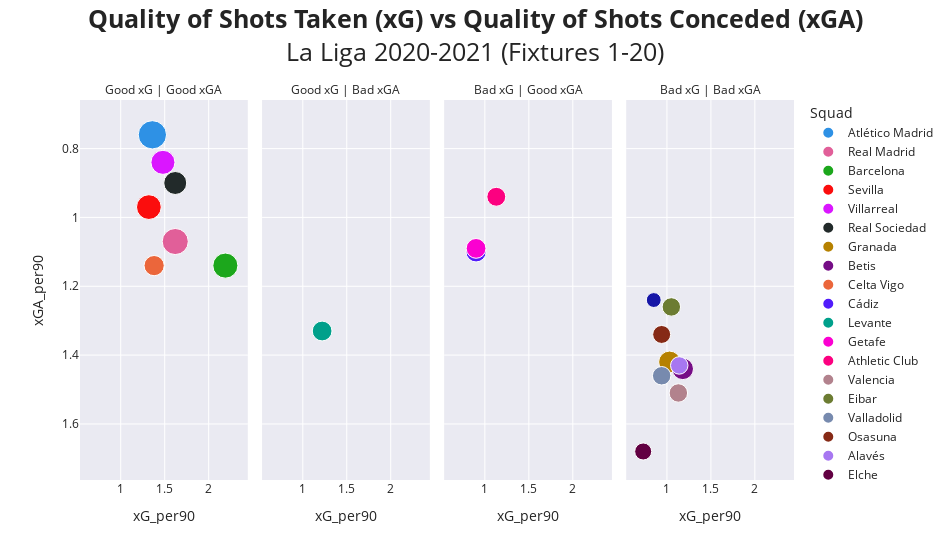

Notebook code cell kept with this figure:
### Code cell
fig = px.scatter(laliga_stats, x= 'xG_per90', y='xGA_per90', size= 'Pts', color= 'Squad', 
                facet_col= 'Status_xG_xGA', opacity= 1, hover_name= 'Squad', hover_data= ['Posicion'], 
                color_discrete_sequence=px.colors.qualitative.Dark24,
                width= 950, template= 'seaborn',                
                category_orders= {'Status_xG_xGA': ['Good xG | Good xGA', 'Good xG | Bad xGA',
                                                    'Bad xG | Good xGA', 'Bad xG | Bad xGA']},
                title= '<b>Quality of Shots Taken (xG) vs Quality of Shots Conceded (xGA)</b><br>La Liga 2020-2021 (Fixtures 1-20)')

fig.for_each_annotation(lambda a: a.update(text=a.text.split("=")[1]))
fig.update_layout(title={'y': 0.95,
                        'xanchor': 'center',
                        'yanchor': 'top'},
                  title_font= dict(size=25))

fig.update_yaxes(autorange="reversed")

fig.show()

### Figure 1 — Plotly figure (JSON) as saved in the notebook; plotly's stock layout.template omitted (floating-point values rounded to 4 significant figures)
{"data": [{"customdata": [[1]], "hovertemplate": "<b>%{hovertext}</b><br><br>Squad=Atlético Madrid<br>Status_xG_xGA=Good xG | Good xGA<br>xG_per90=%{x}<br>xGA_per90=%{y}<br>Pts=%{marker.size}<br>Posicion=%{customdata[0]}<extra></extra>", "hovertext": ["Atlético Madrid"], "legendgroup": "Atlético Madrid", "marker": {"color": "#2E91E5", "opacity": 1, "size": [47], "sizemode": "area", "sizeref": 0.1175, "symbol": "circle"}, "mode": "markers", "name": "Atlético Madrid", "orientation": "v", "showlegend": true, "type": "scatter", "x": [1.36], "xaxis": "x", "y": [0.76], "yaxis": "y"}, {"customdata": [[2]], "hovertemplate": "<b>%{hovertext}</b><br><br>Squad=Real Madrid<br>Status_xG_xGA=Good xG | Good xGA<br>xG_per90=%{x}<br>xGA_per90=%{y}<br>Pts=%{marker.size}<br>Posicion=%{customdata[0]}<extra></extra>", "hovertext": ["Real Madrid"], "legendgroup": "Real Madrid", "marker": {"color": "#E15F99", "opacity": 1, "size": [40], "sizemode": "area", "sizeref": 0.1175, "symbol": "circle"}, "mode": "markers", "name": "Real Madrid", "orientation": "v", "showlegend": true, "type": "scatter", "x": [1.62], "xaxis": "x", "y": [1.07], "yaxis": "y"}, {"customdata": [[3]], "hovertemplate": "<b>%{hovertext}</b><br><br>Squad=Barcelona<br>Status_xG_xGA=Good xG | Good xGA<br>xG_per90=%{x}<br>xGA_per90=%{y}<br>Pts=%{marker.size}<br>Posicion=%{customdata[0]}<extra></extra>", "hovertext": ["Barcelona"], "legendgroup": "Barcelona", "marker": {"color": "#1CA71C", "opacity": 1, "size": [37], "sizemode": "area", "sizeref": 0.1175, "symbol": "circle"}, "mode": "markers", "name": "Barcelona", "orientation": "v", "showlegend": true, "type": "scatter", "x": [2.19], "xaxis": "x", "y": [1.14], "yaxis": "y"}, {"customdata": [[4]], "hovertemplate": "<b>%{hovertext}</b><br><br>Squad=Sevilla<br>Status_xG_xGA=Good xG | Good xGA<br>xG_per90=%{x}<br>xGA_per90=%{y}<br>Pts=%{marker.size}<br>Posicion=%{customdata[0]}<extra></extra>", "hovertext": ["Sevilla"], "legendgroup": "Sevilla", "marker": {"color": "#FB0D0D", "opacity": 1, "size": [36], "sizemode": "area", "sizeref": 0.1175, "symbol": "circle"}, "mode": "markers", "name": "Sevilla", "orientation": "v", "showlegend": true, "type": "scatter", "x": [1.32], "xaxis": "x", "y": [0.97], "yaxis": "y"}, {"customdata": [[5]], "hovertemplate": "<b>%{hovertext}</b><br><br>Squad=Villarreal<br>Status_xG_xGA=Good xG | Good xGA<br>xG_per90=%{x}<br>xGA_per90=%{y}<br>Pts=%{marker.size}<br>Posicion=%{customdata[0]}<extra></extra>", "hovertext": ["Villarreal"], "legendgroup": "Villarreal", "marker": {"color": "#DA16FF", "opacity": 1, "size": [34], "sizemode": "area", "sizeref": 0.1175, "symbol": "circle"}, "mode": "markers", "name": "Villarreal", "orientation": "v", "showlegend": true, "type": "scatter", "x": [1.48], "xaxis": "x", "y": [0.84], "yaxis": "y"}, {"customdata": [[6]], "hovertemplate": "<b>%{hovertext}</b><br><br>Squad=Real Sociedad<br>Status_xG_xGA=Good xG | Good xGA<br>xG_per90=%{x}<br>xGA_per90=%{y}<br>Pts=%{marker.size}<br>Posicion=%{customdata[0]}<extra></extra>", "hovertext": ["Real Sociedad"], "legendgroup": "Real Sociedad", "marker": {"color": "#222A2A", "opacity": 1, "size": [31], "sizemode": "area", "sizeref": 0.1175, "symbol": "circle"}, "mode": "markers", "name": "Real Sociedad", "orientation": "v", "showlegend": true, "type": "scatter", "x": [1.62], "xaxis": "x", "y": [0.9], "yaxis": "y"}, {"customdata": [[7]], "hovertemplate": "<b>%{hovertext}</b><br><br>Squad=Granada<br>Status_xG_xGA=Bad xG | Bad xGA<br>xG_per90=%{x}<br>xGA_per90=%{y}<br>Pts=%{marker.size}<br>Posicion=%{customdata[0]}<extra></extra>", "hovertext": ["Granada"], "legendgroup": "Granada", "marker": {"color": "#B68100", "opacity": 1, "size": [28], "sizemode": "area", "sizeref": 0.1175, "symbol": "circle"}, "mode": "markers", "name": "Granada", "orientation": "v", "showlegend": true, "type": "scatter", "x": [1.03], "xaxis": "x4", "y": [1.42], "yaxis": "y4"}, {"customdata": [[8]], "hovertemplate": "<b>%{hovertext}</b><br><br>Squad=Betis<br>Status_xG_xGA=Bad xG | Bad xGA<br>xG_per90=%{x}<br>xGA_per90=%{y}<br>Pts=%{marker.size}<br>Posicion=%{customdata[0]}<extra></extra>", "hovertext": ["Betis"], "legendgroup": "Betis", "marker": {"color": "#750D86", "opacity": 1, "size": [27], "sizemode": "area", "sizeref": 0.1175, "symbol": "circle"}, "mode": "markers", "name": "Betis", "orientation": "v", "showlegend": true, "type": "scatter", "x": [1.18], "xaxis": "x4", "y": [1.44], "yaxis": "y4"}, {"customdata": [[9]], "hovertemplate": "<b>%{hovertext}</b><br><br>Squad=Celta Vigo<br>Status_xG_xGA=Good xG | Good xGA<br>xG_per90=%{x}<br>xGA_per90=%{y}<br>Pts=%{marker.size}<br>Posicion=%{customdata[0]}<extra></extra>", "hovertext": ["Celta Vigo"], "legendgroup": "Celta Vigo", "marker": {"color": "#EB663B", "opacity": 1, "size": [24], "sizemode": "area", "sizeref": 0.1175, "symbol": "circle"}, "mode": "markers", "name": "Celta Vigo", "orientation": "v", "showlegend": true, "type": "scatter", "x": [1.38], "xaxis": "x", "y": [1.14], "yaxis": "y"}, {"customdata": [[10]], "hovertemplate": "<b>%{hovertext}</b><br><br>Squad=Cádiz<br>Status_xG_xGA=Bad xG | Good xGA<br>xG_per90=%{x}<br>xGA_per90=%{y}<br>Pts=%{marker.size}<br>Posicion=%{customdata[0]}<extra></extra>", "hovertext": ["Cádiz"], "legendgroup": "Cádiz", "marker": {"color": "#511CFB", "opacity": 1, "size": [24], "sizemode": "area", "sizeref": 0.1175, "symbol": "circle"}, "mode": "markers", "name": "Cádiz", "orientation": "v", "showlegend": true, "type": "scatter", "x": [0.9], "xaxis": "x3", "y": [1.1], "yaxis": "y3"}, {"customdata": [[11]], "hovertemplate": "<b>%{hovertext}</b><br><br>Squad=Levante<br>Status_xG_xGA=Good xG | Bad xGA<br>xG_per90=%{x}<br>xGA_per90=%{y}<br>Pts=%{marker.size}<br>Posicion=%{customdata[0]}<extra></extra>", "hovertext": ["Levante"], "legendgroup": "Levante", "marker": {"color": "#00A08B", "opacity": 1, "size": [23], "sizemode": "area", "sizeref": 0.1175, "symbol": "circle"}, "mode": "markers", "name": "Levante", "orientation": "v", "showlegend": true, "type": "scatter", "x": [1.22], "xaxis": "x2", "y": [1.33], "yaxis": "y2"}, {"customdata": [[12]], "hovertemplate": "<b>%{hovertext}</b><br><br>Squad=Getafe<br>Status_xG_xGA=Bad xG | Good xGA<br>xG_per90=%{x}<br>xGA_per90=%{y}<br>Pts=%{marker.size}<br>Posicion=%{customdata[0]}<extra></extra>", "hovertext": ["Getafe"], "legendgroup": "Getafe", "marker": {"color": "#FB00D1", "opacity": 1, "size": [23], "sizemode": "area", "sizeref": 0.1175, "symbol": "circle"}, "mode": "markers", "name": "Getafe", "orientation": "v", "showlegend": true, "type": "scatter", "x": [0.9], "xaxis": "x3", "y": [1.09], "yaxis": "y3"}, {"customdata": [[13]], "hovertemplate": "<b>%{hovertext}</b><br><br>Squad=Athletic Club<br>Status_xG_xGA=Bad xG | Good xGA<br>xG_per90=%{x}<br>xGA_per90=%{y}<br>Pts=%{marker.size}<br>Posicion=%{customdata[0]}<extra></extra>", "hovertext": ["Athletic Club"], "legendgroup": "Athletic Club", "marker": {"color": "#FC0080", "opacity": 1, "size": [21], "sizemode": "area", "sizeref": 0.1175, "symbol": "circle"}, "mode": "markers", "name": "Athletic Club", "orientation": "v", "showlegend": true, "type": "scatter", "x": [1.13], "xaxis": "x3", "y": [0.94], "yaxis": "y3"}, {"customdata": [[14]], "hovertemplate": "<b>%{hovertext}</b><br><br>Squad=Valencia<br>Status_xG_xGA=Bad xG | Bad xGA<br>xG_per90=%{x}<br>xGA_per90=%{y}<br>Pts=%{marker.size}<br>Posicion=%{customdata[0]}<extra></extra>", "hovertext": ["Valencia"], "legendgroup": "Valencia", "marker": {"color": "#B2828D", "opacity": 1, "size": [20], "sizemode": "area", "sizeref": 0.1175, "symbol": "circle"}, "mode": "markers", "name": "Valencia", "orientation": "v", "showlegend": true, "type": "scatter", "x": [1.13], "xaxis": "x4", "y": [1.51], "yaxis": "y4"}, {"customdata": [[15]], "hovertemplate": "<b>%{hovertext}</b><br><br>Squad=Eibar<br>Status_xG_xGA=Bad xG | Bad xGA<br>xG_per90=%{x}<br>xGA_per90=%{y}<br>Pts=%{marker.size}<br>Posicion=%{customdata[0]}<extra></extra>", "hovertext": ["Eibar"], "legendgroup": "Eibar", "marker": {"color": "#6C7C32", "opacity": 1, "size": [20], "sizemode": "area", "sizeref": 0.1175, "symbol": "circle"}, "mode": "markers", "name": "Eibar", "orientation": "v", "showlegend": true, "type": "scatter", "x": [1.05], "xaxis": "x4", "y": [1.26], "yaxis": "y4"}, {"customdata": [[16]], "hovertemplate": "<b>%{hovertext}</b><br><br>Squad=Valladolid<br>Status_xG_xGA=Bad xG | Bad xGA<br>xG_per90=%{x}<br>xGA_per90=%{y}<br>Pts=%{marker.size}<br>Posicion=%{customdata[0]}<extra></extra>", "hovertext": ["Valladolid"], "legendgroup": "Valladolid", "marker": {"color": "#778AAE", "opacity": 1, "size": [20], "sizemode": "area", "sizeref": 0.1175, "symbol": "circle"}, "mode": "markers", "name": "Valladolid", "orientation": "v", "showlegend": true, "type": "scatter", "x": [0.94], "xaxis": "x4", "y": [1.46], "yaxis": "y4"}, {"customdata": [[17]], "hovertemplate": "<b>%{hovertext}</b><br><br>Squad=Osasuna<br>Status_xG_xGA=Bad xG | Bad xGA<br>xG_per90=%{x}<br>xGA_per90=%{y}<br>Pts=%{marker.size}<br>Posicion=%{customdata[0]}<extra></extra>", "hovertext": ["Osasuna"], "legendgroup": "Osasuna", "marker": {"color": "#862A16", "opacity": 1, "size": [19], "sizemode": "area", "sizeref": 0.1175, "symbol": "circle"}, "mode": "markers", "name": "Osasuna", "orientation": "v", "showlegend": true, "type": "scatter", "x": [0.94], "xaxis": "x4", "y": [1.34], "yaxis": "y4"}, {"customdata": [[18]], "hovertemplate": "<b>%{hovertext}</b><br><br>Squad=Alavés<br>Status_xG_xGA=Bad xG | Bad xGA<br>xG_per90=%{x}<br>xGA_per90=%{y}<br>Pts=%{marker.size}<br>Posicion=%{customdata[0]}<extra></extra>", "hovertext": ["Alavés"], "legendgroup": "Alavés", "marker": {"color": "#A777F1", "opacity": 1, "size": [18], "sizemode": "area", "sizeref": 0.1175, "symbol": "circle"}, "mode": "markers", "name": "Alavés", "orientation": "v", "showlegend": true, "type": "scatter", "x": [1.14], "xaxis": "x4", "y": [1.43], "yaxis": "y4"}, {"customdata": [[19]], "hovertemplate": "<b>%{hovertext}</b><br><br>Squad=Elche<br>Status_xG_xGA=Bad xG | Bad xGA<br>xG_per90=%{x}<br>xGA_per90=%{y}<br>Pts=%{marker.size}<br>Posicion=%{customdata[0]}<extra></extra>", "hovertext": ["Elche"], "legendgroup": "Elche", "marker": {"color": "#620042", "opacity": 1, "size": [17], "sizemode": "area", "sizeref": 0.1175, "symbol": "circle"}, "mode": "markers", "name": "Elche", "orientation": "v", "showlegend": true, "type": "scatter", "x": [0.73], "xaxis": "x4", "y": [1.68], "yaxis": "y4"}, {"customdata": [[20]], "hovertemplate": "<b>%{hovertext}</b><br><br>Squad=Huesca<br>Status_xG_xGA=Bad xG | Bad xGA<br>xG_per90=%{x}<br>xGA_per90=%{y}<br>Pts=%{marker.size}<br>Posicion=%{customdata[0]}<extra></extra>", "hovertext": ["Huesca"], "legendgroup": "Huesca", "marker": {"color": "#1616A7", "opacity": 1, "size": [13], "sizemode": "area", "sizeref": 0.1175, "symbol": "circle"}, "mode": "markers", "name": "Huesca", "orientation": "v", "showlegend": true, "type": "scatter", "x": [0.85], "xaxis": "x4", "y": [1.24], "yaxis": "y4"}], "layout": {"annotations": [{"font": {}, "showarrow": false, "text": "Good xG | Good xGA", "x": 0.1175, "xanchor": "center", "xref": "paper", "y": 1, "yanchor": "bottom", "yref": "paper"}, {"font": {}, "showarrow": false, "text": "Good xG | Bad xGA", "x": 0.3725, "xanchor": "center", "xref": "paper", "y": 1, "yanchor": "bottom", "yref": "paper"}, {"font": {}, "showarrow": false, "text": "Bad xG | Good xGA", "x": 0.6275, "xanchor": "center", "xref": "paper", "y": 1, "yanchor": "bottom", "yref": "paper"}, {"font": {}, "showarrow": false, "text": "Bad xG | Bad xGA", "x": 0.8825, "xanchor": "center", "xref": "paper", "y": 1, "yanchor": "bottom", "yref": "paper"}], "legend": {"itemsizing": "constant", "title": {"text": "Squad"}, "tracegroupgap": 0}, "title": {"font": {"size": 25}, "text": "<b>Quality of Shots Taken (xG) vs Quality of Shots Conceded (xGA)</b><br>La Liga 2020-2021 (Fixtures 1-20)", "xanchor": "center", "y": 0.95, "yanchor": "top"}, "width": 950, "xaxis": {"anchor": "y", "domain": [0, 0.235], "title": {"text": "xG_per90"}}, "xaxis2": {"anchor": "y2", "domain": [0.255, 0.49], "matches": "x", "title": {"text": "xG_per90"}}, "xaxis3": {"anchor": "y3", "domain": [0.51, 0.745], "matches": "x", "title": {"text": "xG_per90"}}, "xaxis4": {"anchor": "y4", "domain": [0.765, 1.0], "matches": "x", "title": {"text": "xG_per90"}}, "yaxis": {"anchor": "x", "autorange": "reversed", "domain": [0, 1], "title": {"text": "xGA_per90"}}, "yaxis2": {"anchor": "x2", "autorange": "reversed", "domain": [0, 1], "matches": "y", "showticklabels": false}, "yaxis3": {"anchor": "x3", "autorange": "reversed", "domain": [0, 1], "matches": "y", "showticklabels": false}, "yaxis4": {"anchor": "x4", "autorange": "reversed", "domain": [0, 1], "matches": "y", "showticklabels": false}}}
